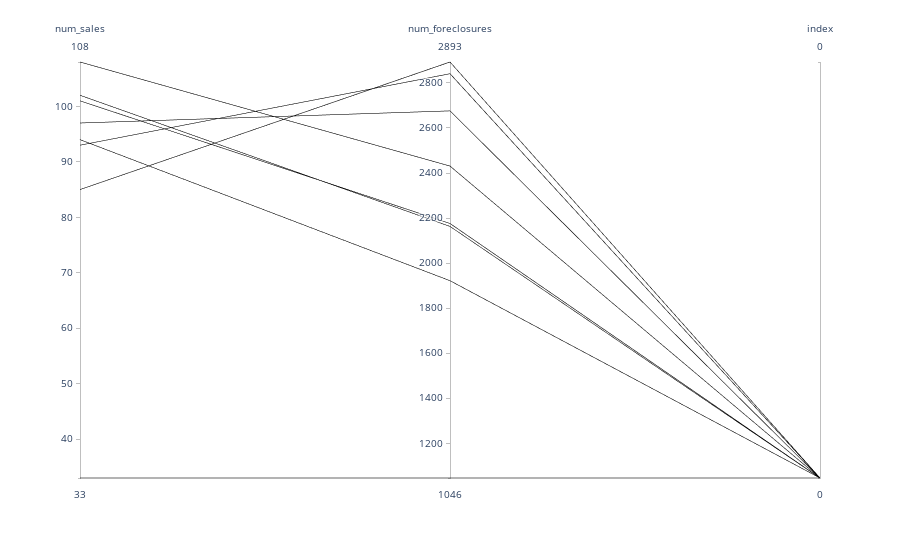

This figure's notebook cell:
### Code cell
# Plot data using parallel_coordinates plot
fig = px.parallel_coordinates(
    combined,
    color=combined.index,
    color_continuous_scale=px.colors.diverging.Tealrose,
    color_continuous_midpoint=2)

fig.show()

### Figure 1 — Plotly figure (JSON) as saved in the notebook; plotly's stock layout.template omitted (floating-point values rounded to 4 significant figures)
{"data": [{"dimensions": [{"label": "num_sales", "values": [85, 93, 97, 108, 102, 101, 94, 33]}, {"label": "num_foreclosures", "values": [2893, 2841, 2676, 2431, 2163, 2176, 1922, 1046]}, {"label": "index", "values": [null, null, null, null, null, null, null, null]}], "domain": {"x": [0, 1], "y": [0, 1]}, "line": {"color": [null, null, null, null, null, null, null, null], "coloraxis": "coloraxis"}, "name": "", "type": "parcoords"}], "layout": {"coloraxis": {"cmid": 2, "colorbar": {"title": {"text": "index"}}, "colorscale": [[0, "rgb(0, 147, 146)"], [0.1667, "rgb(114, 170, 161)"], [0.3333, "rgb(177, 199, 179)"], [0.5, "rgb(241, 234, 200)"], [0.6667, "rgb(229, 185, 173)"], [0.8333, "rgb(217, 137, 148)"], [1, "rgb(208, 88, 126)"]]}, "legend": {"tracegroupgap": 0}, "margin": {"t": 60}}}
